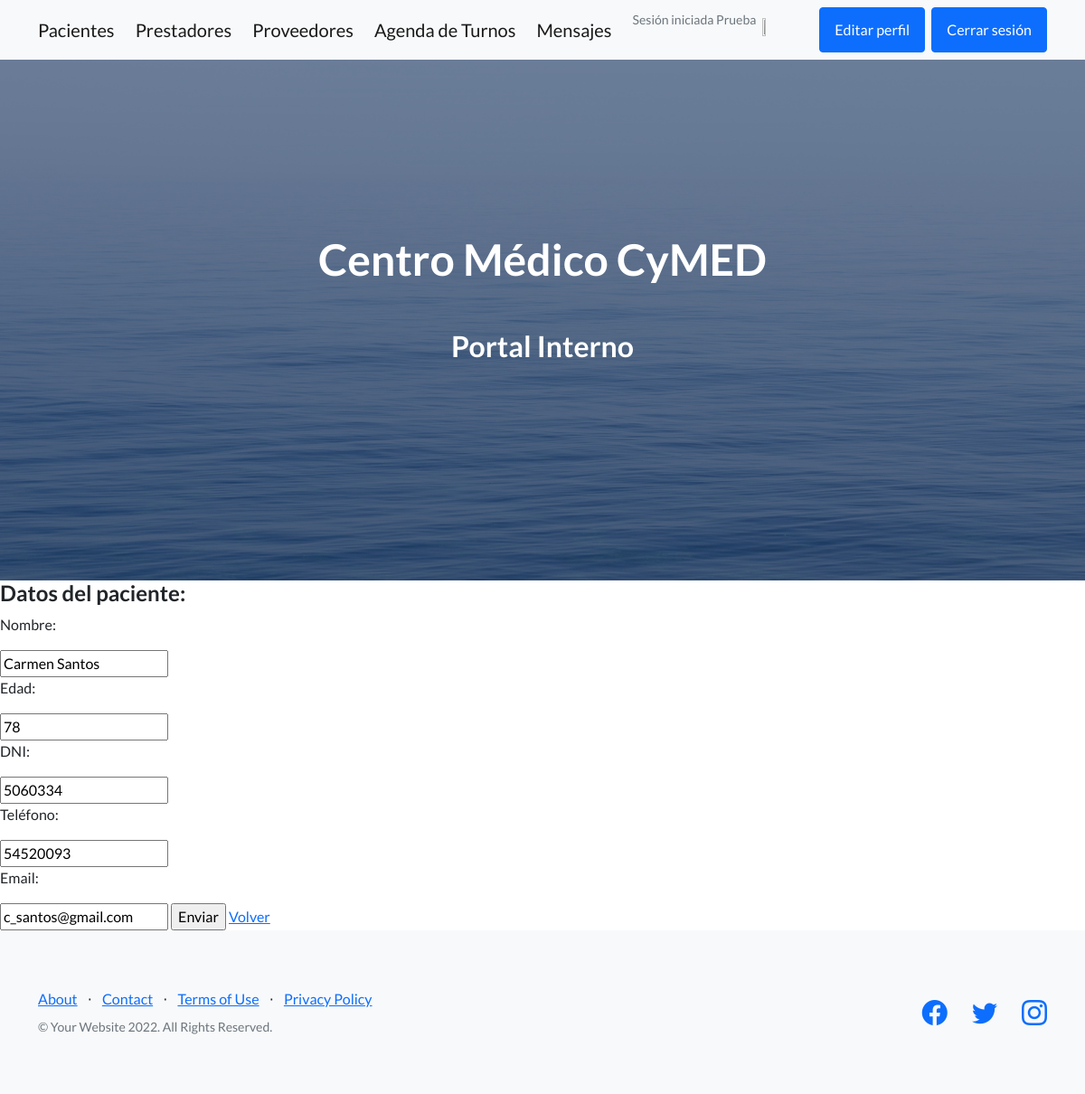
/editar_paciente/4 (signed in), run on the app's committed database.
### app_coder/models.py (models this page shows, shortened)
class Pacientes(models.Model):
    nombre= models.CharField(max_length=40)
    edad= models.IntegerField()
    dni= models.IntegerField()
    telefono= models.IntegerField('', default=0)
    email= models.EmailField('', default="No informado")

### app_coder/views.py (the view)
# urls.py: path("editar_paciente/<int:id>", views.editar_paciente, name="editar_paciente"),
@login_required
def editar_paciente (request, id):
    paciente = Pacientes.objects.get(id=id)
    if request.method == "POST":
        mi_formulario = Formulario_pacientes(request.POST)
        if mi_formulario.is_valid():
            datos= mi_formulario.cleaned_data
            paciente.nombre= datos['nombre']
            paciente.edad= datos['edad']
            paciente.dni= datos['dni']
            paciente.telefono= datos['telefono']
            paciente.email= datos['email']
            paciente.save()
            paciente = Pacientes.objects.all()
            return render (request , "pacientes.html", {"pacientes": paciente})
    else:
        mi_formulario = Formulario_pacientes(initial={'nombre':paciente.nombre, 'edad':paciente.edad, 'dni':paciente.dni, 'telefono':paciente.telefono, 'email':paciente.email})
    return render (request , "editar_paciente.html", {"mi_formulario":mi_formulario, "paciente":paciente})

### app_coder/forms.py
class Formulario_pacientes(forms.Form):
    nombre = forms.CharField(max_length=40)
    edad= forms.IntegerField()
    dni= forms.IntegerField()
    telefono= forms.IntegerField()
    email= forms.EmailField()

### app_coder/template/editar_paciente.html (shortened to what this page needs)
{% extends "padre.html" %}
{% load static %}
{% block contenido %}
    <form action="{% url 'editar_paciente' paciente.id %}" method="POST">
        <h4>Datos del paciente:</h4>
        <p>Nombre:</p>
        {{mi_formulario.nombre}}
        <p>Edad:</p>
        {{mi_formulario.edad}}
        <p>DNI:</p>
        {{mi_formulario.dni}}
        <p>Teléfono:</p>
        {{mi_formulario.telefono}}
        <p>Email:</p>
        {{mi_formulario.email}}
        <input type="submit" value="Enviar">
        <a href="{% url 'pacientes' %}">Volver</a>
    </form>
{% endblock %}

### app_coder/template/padre.html (shortened to what this page needs)
<!DOCTYPE html>
<html lang="en">
    <head>
        {% load static %}
        <link href="https://cdn.jsdelivr.net/npm/bootstrap-icons@1.5.0/font/bootstrap-icons.css" rel="stylesheet" type="text/css" />
        <link href="{% static 'app_coder/css/styles.css' %}" rel="stylesheet" />
    </head>
    <body>
        <nav class="navbar navbar-light bg-light static-top">
            <div class="container">
                <a class="navbar-brand" href="{% url 'pacientes' %}">Pacientes</a>
                <a class="navbar-brand" href="{% url 'prestadores' %}">Prestadores</a>
                <a class="navbar-brand" href="{% url 'proveedores' %}">Proveedores</a>
                {% if request.user.is_authenticated %}
                <a class="navbar-brand" href="{% url 'agenda' %}">Agenda de Turnos</a>
                {% endif %}
                {% if request.user.is_authenticated %}
                <a class="navbar-brand" href="{% url 'mensajes_internos' %}">Mensajes</a>
                {% endif %}
                {% if request.user.is_authenticated %}
                <p class="text-muted small mb-4"> Sesión iniciada {{user.username}} </p>
                <img src="{{ url }}" alt="" width="5%" height="5%"/>
                {% endif %}
                {% if request.user.is_authenticated %}
                <a class="btn btn-primary" href="{% url 'editarPerfil' %}">Editar perfil</a>
                {% endif %}
                {% if request.user.is_authenticated %}
                <a class="btn btn-primary" href="{% url 'Logout' %}">Cerrar sesión</a>
                {% endif %}
            </div>
        </nav>
        <header class="masthead">
            <div class="container position-relative">
                <div class="row justify-content-center">
                    <div class="col-xl-6">
                        <div class="text-center text-white">
                            <h1 class="mb-5">Centro Médico CyMED</h1>
                            <h2 class="mb-5">Portal Interno</h2>
                        </div>
                    </div>
                </div>
            </div>
        </header>
        {% block contenido %}
        {% endblock %}
        <footer class="footer bg-light">
            <div class="container">
                <div class="row">
                    <div class="col-lg-6 h-100 text-center text-lg-start my-auto">
                        <ul class="list-inline mb-2">
                            <li class="list-inline-item"><a href="#!">About</a></li>
                            <li class="list-inline-item">⋅</li>
                            <li class="list-inline-item"><a href="#!">Contact</a></li>
                            <li class="list-inline-item">⋅</li>
                            <li class="list-inline-item"><a href="#!">Terms of Use</a></li>
                            <li class="list-inline-item">⋅</li>
                            <li class="list-inline-item"><a href="#!">Privacy Policy</a></li>
                        </ul>
                        <p class="text-muted small mb-4 mb-lg-0">&copy; Your Website 2022. All Rights Reserved.</p>
                    </div>
                    <div class="col-lg-6 h-100 text-center text-lg-end my-auto">
                        <ul class="list-inline mb-0">
                            <li class="list-inline-item me-4">
                                <a href="#!"><i class="bi-facebook fs-3"></i></a>
                            </li>
                            <li class="list-inline-item me-4">
                                <a href="#!"><i class="bi-twitter fs-3"></i></a>
                            </li>
                            <li class="list-inline-item">
                                <a href="#!"><i class="bi-instagram fs-3"></i></a>
                            </li>
                        </ul>
                    </div>
                </div>
            </div>
        </footer>
    </body>
</html>

### data on the page
Pacientes: nombre "Carmen Santos", edad "78", dni "5060334", telefono "54520093", email "c_santos@gmail.com"

### other printed values
{{ user.username }} "Prueba"
